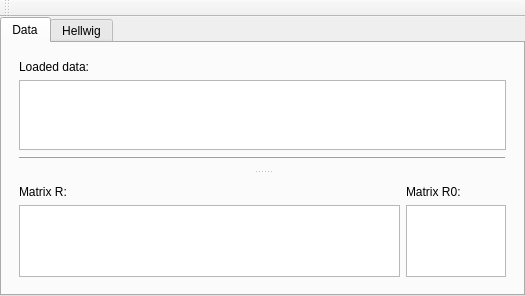
<?xml version="1.0" encoding="UTF-8"?>
<ui version="4.0">
 <class>HellwigClass</class>
 <widget class="QMainWindow" name="HellwigClass">
  <property name="geometry">
   <rect>
    <x>0</x>
    <y>0</y>
    <width>525</width>
    <height>258</height>
   </rect>
  </property>
  <property name="windowTitle">
   <string>Hellwig</string>
  </property>
  <widget class="QWidget" name="centralWidget">
   <layout class="QVBoxLayout" name="verticalLayout_2">
    <property name="margin">
     <number>0</number>
    </property>
    <item>
     <widget class="QTabWidget" name="tabWidget">
      <property name="currentIndex">
       <number>0</number>
      </property>
      <widget class="QWidget" name="tab">
       <attribute name="title">
        <string>Data</string>
       </attribute>
       <layout class="QHBoxLayout" name="horizontalLayout_2">
        <property name="margin">
         <number>6</number>
        </property>
        <item>
         <widget class="QSplitter" name="splitter">
          <property name="orientation">
           <enum>Qt::Vertical</enum>
          </property>
          <widget class="QWidget" name="">
           <layout class="QVBoxLayout" name="verticalLayout_6" stretch="0,1,0">
            <item>
             <widget class="QLabel" name="label">
              <property name="text">
               <string>Loaded data:</string>
              </property>
             </widget>
            </item>
            <item>
             <widget class="QTableWidget" name="tableWidget_Data">
              <attribute name="horizontalHeaderDefaultSectionSize">
               <number>70</number>
              </attribute>
              <attribute name="horizontalHeaderMinimumSectionSize">
               <number>15</number>
              </attribute>
              <attribute name="horizontalHeaderStretchLastSection">
               <bool>true</bool>
              </attribute>
              <attribute name="verticalHeaderDefaultSectionSize">
               <number>23</number>
              </attribute>
             </widget>
            </item>
            <item>
             <widget class="QFrame" name="frame_3">
              <property name="frameShape">
               <enum>QFrame::HLine</enum>
              </property>
              <property name="frameShadow">
               <enum>QFrame::Raised</enum>
              </property>
             </widget>
            </item>
           </layout>
          </widget>
          <widget class="QWidget" name="">
           <layout class="QHBoxLayout" name="horizontalLayout" stretch="1,0">
            <item>
             <layout class="QVBoxLayout" name="verticalLayout_5">
              <item>
               <widget class="QLabel" name="label_2">
                <property name="text">
                 <string>Matrix R:</string>
                </property>
               </widget>
              </item>
              <item>
               <widget class="QTableWidget" name="tableWidget_MatrixR">
                <attribute name="horizontalHeaderDefaultSectionSize">
                 <number>70</number>
                </attribute>
                <attribute name="horizontalHeaderMinimumSectionSize">
                 <number>15</number>
                </attribute>
                <attribute name="horizontalHeaderStretchLastSection">
                 <bool>true</bool>
                </attribute>
                <attribute name="verticalHeaderDefaultSectionSize">
                 <number>23</number>
                </attribute>
                <attribute name="verticalHeaderStretchLastSection">
                 <bool>true</bool>
                </attribute>
               </widget>
              </item>
             </layout>
            </item>
            <item>
             <layout class="QVBoxLayout" name="verticalLayout">
              <item>
               <widget class="QLabel" name="label_3">
                <property name="text">
                 <string>Matrix R0:</string>
                </property>
               </widget>
              </item>
              <item>
               <widget class="QTableWidget" name="tableWidget_MatrixR0">
                <property name="sizePolicy">
                 <sizepolicy hsizetype="Expanding" vsizetype="Expanding">
                  <horstretch>0</horstretch>
                  <verstretch>0</verstretch>
                 </sizepolicy>
                </property>
                <property name="maximumSize">
                 <size>
                  <width>100</width>
                  <height>16777215</height>
                 </size>
                </property>
                <attribute name="horizontalHeaderVisible">
                 <bool>false</bool>
                </attribute>
                <attribute name="horizontalHeaderDefaultSectionSize">
                 <number>70</number>
                </attribute>
                <attribute name="horizontalHeaderMinimumSectionSize">
                 <number>15</number>
                </attribute>
                <attribute name="horizontalHeaderStretchLastSection">
                 <bool>true</bool>
                </attribute>
                <attribute name="verticalHeaderDefaultSectionSize">
                 <number>23</number>
                </attribute>
                <attribute name="verticalHeaderStretchLastSection">
                 <bool>true</bool>
                </attribute>
               </widget>
              </item>
             </layout>
            </item>
           </layout>
          </widget>
         </widget>
        </item>
       </layout>
      </widget>
      <widget class="QWidget" name="tab_3">
       <attribute name="title">
        <string>Hellwig</string>
       </attribute>
       <layout class="QGridLayout" name="gridLayout" columnstretch="0,0,0,0,1">
        <property name="margin">
         <number>6</number>
        </property>
        <item row="0" column="0" colspan="4">
         <widget class="QFrame" name="frame">
          <property name="frameShape">
           <enum>QFrame::Box</enum>
          </property>
          <property name="frameShadow">
           <enum>QFrame::Raised</enum>
          </property>
          <layout class="QVBoxLayout" name="verticalLayout_3">
           <item>
            <widget class="QLabel" name="label_comb_num">
             <property name="text">
              <string>Combinations number: 0</string>
             </property>
            </widget>
           </item>
           <item>
            <widget class="QLabel" name="label_best_comb">
             <property name="text">
              <string>Best combination: 0</string>
             </property>
            </widget>
           </item>
          </layout>
         </widget>
        </item>
        <item row="0" column="4" rowspan="3">
         <widget class="QFrame" name="frame_2">
          <property name="frameShape">
           <enum>QFrame::Box</enum>
          </property>
          <property name="frameShadow">
           <enum>QFrame::Raised</enum>
          </property>
          <layout class="QVBoxLayout" name="verticalLayout_4">
           <item>
            <layout class="QFormLayout" name="formLayout">
             <item row="0" column="0">
              <widget class="QLabel" name="label_4">
               <property name="text">
                <string>Combination:</string>
               </property>
              </widget>
             </item>
             <item row="0" column="1">
              <widget class="QComboBox" name="comboBox_comb"/>
             </item>
            </layout>
           </item>
           <item>
            <widget class="QLabel" name="label_int_cap">
             <property name="text">
              <string>Integral capacity: H0 = 0</string>
             </property>
            </widget>
           </item>
           <item>
            <widget class="QLabel" name="label_indv_cap">
             <property name="text">
              <string>Individual capacity:</string>
             </property>
            </widget>
           </item>
           <item>
            <widget class="QTableWidget" name="tableWidget_indv_cap">
             <attribute name="horizontalHeaderVisible">
              <bool>false</bool>
             </attribute>
             <attribute name="horizontalHeaderDefaultSectionSize">
              <number>70</number>
             </attribute>
             <attribute name="horizontalHeaderMinimumSectionSize">
              <number>15</number>
             </attribute>
             <attribute name="horizontalHeaderStretchLastSection">
              <bool>true</bool>
             </attribute>
             <attribute name="verticalHeaderDefaultSectionSize">
              <number>25</number>
             </attribute>
             <attribute name="verticalHeaderStretchLastSection">
              <bool>true</bool>
             </attribute>
            </widget>
           </item>
          </layout>
         </widget>
        </item>
        <item row="2" column="1">
         <spacer name="verticalSpacer_2">
          <property name="orientation">
           <enum>Qt::Vertical</enum>
          </property>
          <property name="sizeHint" stdset="0">
           <size>
            <width>20</width>
            <height>98</height>
           </size>
          </property>
         </spacer>
        </item>
        <item row="1" column="3">
         <spacer name="horizontalSpacer_2">
          <property name="orientation">
           <enum>Qt::Horizontal</enum>
          </property>
          <property name="sizeHint" stdset="0">
           <size>
            <width>46</width>
            <height>20</height>
           </size>
          </property>
         </spacer>
        </item>
        <item row="1" column="0">
         <spacer name="horizontalSpacer">
          <property name="orientation">
           <enum>Qt::Horizontal</enum>
          </property>
          <property name="sizeHint" stdset="0">
           <size>
            <width>46</width>
            <height>20</height>
           </size>
          </property>
         </spacer>
        </item>
        <item row="1" column="1">
         <widget class="QPushButton" name="pushButton_calc_hellwig">
          <property name="text">
           <string/>
          </property>
          <property name="icon">
           <iconset resource="hellwig.qrc">
            <normaloff>:/Resources/calculator.png</normaloff>:/Resources/calculator.png</iconset>
          </property>
          <property name="flat">
           <bool>true</bool>
          </property>
         </widget>
        </item>
        <item row="1" column="2">
         <widget class="QPushButton" name="pushButton_clear_hellwig">
          <property name="text">
           <string/>
          </property>
          <property name="icon">
           <iconset resource="hellwig.qrc">
            <normaloff>:/Resources/broom.png</normaloff>:/Resources/broom.png</iconset>
          </property>
          <property name="flat">
           <bool>true</bool>
          </property>
         </widget>
        </item>
       </layout>
      </widget>
     </widget>
    </item>
   </layout>
  </widget>
  <widget class="QToolBar" name="mainToolBar">
   <attribute name="toolBarArea">
    <enum>TopToolBarArea</enum>
   </attribute>
   <attribute name="toolBarBreak">
    <bool>false</bool>
   </attribute>
  </widget>
 </widget>
 <layoutdefault spacing="6" margin="11"/>
 <resources>
  <include location="hellwig.qrc"/>
 </resources>
 <connections/>
</ui>
